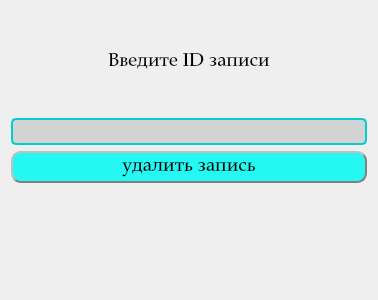
<?xml version="1.0" encoding="UTF-8"?>
<ui version="4.0">
 <class>Dialog</class>
 <widget class="QDialog" name="Dialog">
  <property name="geometry">
   <rect>
    <x>0</x>
    <y>0</y>
    <width>378</width>
    <height>300</height>
   </rect>
  </property>
  <property name="windowTitle">
   <string>Удаление записи</string>
  </property>
  <property name="styleSheet">
   <string notr="true"/>
  </property>
  <layout class="QGridLayout" name="gridLayout">
   <item row="0" column="0">
    <layout class="QVBoxLayout" name="verticalLayout">
     <item>
      <widget class="QLabel" name="label">
       <property name="font">
        <font>
         <family>Palatino Linotype</family>
         <pointsize>14</pointsize>
        </font>
       </property>
       <property name="layoutDirection">
        <enum>Qt::LeftToRight</enum>
       </property>
       <property name="styleSheet">
        <string notr="true">color: rgb(0, 0, 0);
background-color: rgba(255, 255, 255, 0);</string>
       </property>
       <property name="text">
        <string>Введите ID записи</string>
       </property>
       <property name="alignment">
        <set>Qt::AlignCenter</set>
       </property>
      </widget>
     </item>
     <item>
      <widget class="QLineEdit" name="Delete_row">
       <property name="font">
        <font>
         <family>Palatino Linotype</family>
         <pointsize>14</pointsize>
        </font>
       </property>
       <property name="autoFillBackground">
        <bool>false</bool>
       </property>
       <property name="styleSheet">
        <string notr="true">QLineEdit {
    background-color: #D3D3D3;
    border: 2px solid #00CED1;
    border-radius: 5px;
}
</string>
       </property>
       <property name="dragEnabled">
        <bool>true</bool>
       </property>
      </widget>
     </item>
     <item>
      <widget class="QPushButton" name="Delete_button">
       <property name="font">
        <font>
         <family>Palatino Linotype</family>
         <pointsize>14</pointsize>
        </font>
       </property>
       <property name="styleSheet">
        <string notr="true">
QPushButton {
    border-style: outset;
    border-width: 2px;
    border-color: gray;
    padding: 4px;

        background-color: #25F7F2;
	border-radius: 10px;


}

QPushButton:pressed {
    border-style: inset;
     background-color: #25F7A2;
}
</string>
       </property>
       <property name="text">
        <string>удалить запись</string>
       </property>
      </widget>
     </item>
     <item>
      <widget class="QLabel" name="Delete_error">
       <property name="minimumSize">
        <size>
         <width>0</width>
         <height>5</height>
        </size>
       </property>
       <property name="font">
        <font>
         <family>Palatino Linotype</family>
         <pointsize>14</pointsize>
        </font>
       </property>
       <property name="text">
        <string/>
       </property>
      </widget>
     </item>
    </layout>
   </item>
  </layout>
 </widget>
 <resources/>
 <connections/>
</ui>
